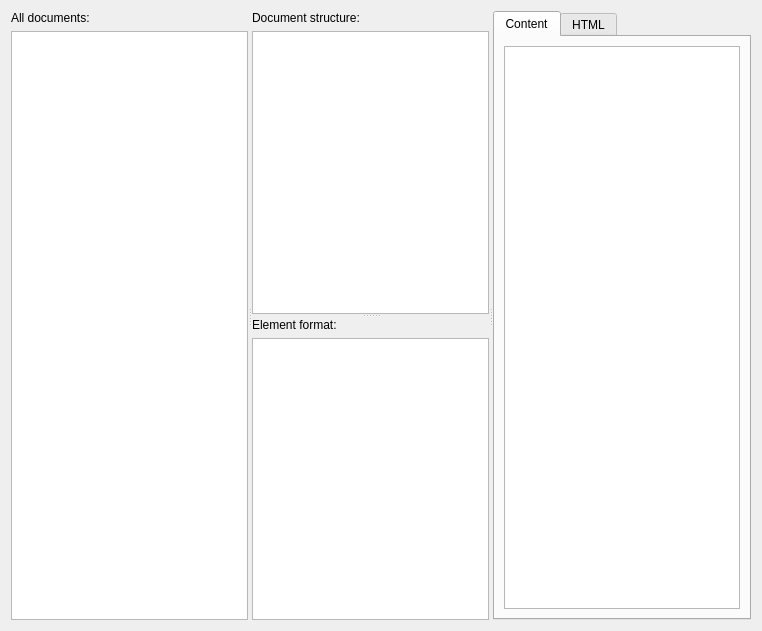
<?xml version="1.0" encoding="UTF-8"?>
<ui version="4.0">
 <class>GammaRay::TextDocumentInspector</class>
 <widget class="QWidget" name="GammaRay::TextDocumentInspector">
  <property name="geometry">
   <rect>
    <x>0</x>
    <y>0</y>
    <width>762</width>
    <height>631</height>
   </rect>
  </property>
  <layout class="QHBoxLayout" name="horizontalLayout">
   <item>
    <widget class="QSplitter" name="splitter">
     <property name="orientation">
      <enum>Qt::Horizontal</enum>
     </property>
     <widget class="QWidget" name="layoutWidget_1">
      <layout class="QVBoxLayout" name="verticalLayout_17">
       <item>
        <widget class="QLabel" name="label_5">
         <property name="text">
          <string>All documents:</string>
         </property>
        </widget>
       </item>
       <item>
        <widget class="QTreeView" name="documentList">
         <property name="rootIsDecorated">
          <bool>false</bool>
         </property>
         <property name="uniformRowHeights">
          <bool>true</bool>
         </property>
         <property name="allColumnsShowFocus">
          <bool>true</bool>
         </property>
        </widget>
       </item>
      </layout>
     </widget>
     <widget class="QSplitter" name="splitter_12">
      <property name="orientation">
       <enum>Qt::Vertical</enum>
      </property>
      <widget class="QWidget" name="layoutWidget_2">
       <layout class="QVBoxLayout" name="verticalLayout_18">
        <item>
         <widget class="QLabel" name="label_6">
          <property name="text">
           <string>Document structure:</string>
          </property>
         </widget>
        </item>
        <item>
         <widget class="QTreeView" name="documentTree">
          <property name="uniformRowHeights">
           <bool>true</bool>
          </property>
          <property name="allColumnsShowFocus">
           <bool>true</bool>
          </property>
         </widget>
        </item>
       </layout>
      </widget>
      <widget class="QWidget" name="layoutWidget_3">
       <layout class="QVBoxLayout" name="verticalLayout_19">
        <item>
         <widget class="QLabel" name="label_4">
          <property name="text">
           <string>Element format:</string>
          </property>
         </widget>
        </item>
        <item>
         <widget class="QTreeView" name="documentFormatView">
          <property name="rootIsDecorated">
           <bool>false</bool>
          </property>
          <property name="uniformRowHeights">
           <bool>true</bool>
          </property>
          <property name="allColumnsShowFocus">
           <bool>true</bool>
          </property>
         </widget>
        </item>
       </layout>
      </widget>
     </widget>
     <widget class="QTabWidget" name="tabWidget">
      <property name="currentIndex">
       <number>0</number>
      </property>
      <widget class="QWidget" name="tab">
       <attribute name="title">
        <string>Content</string>
       </attribute>
       <layout class="QVBoxLayout" name="verticalLayout">
        <item>
         <widget class="GammaRay::TextDocumentContentView" name="documentView"/>
        </item>
       </layout>
      </widget>
      <widget class="QWidget" name="tab_2">
       <attribute name="title">
        <string>HTML</string>
       </attribute>
       <layout class="QVBoxLayout" name="verticalLayout_2">
        <item>
         <widget class="QTextBrowser" name="htmlView"/>
        </item>
       </layout>
      </widget>
     </widget>
    </widget>
   </item>
  </layout>
 </widget>
 <customwidgets>
  <customwidget>
   <class>GammaRay::TextDocumentContentView</class>
   <extends>QTextEdit</extends>
   <header>tools/textdocumentinspector/textdocumentcontentview.h</header>
  </customwidget>
 </customwidgets>
 <resources/>
 <connections/>
</ui>
